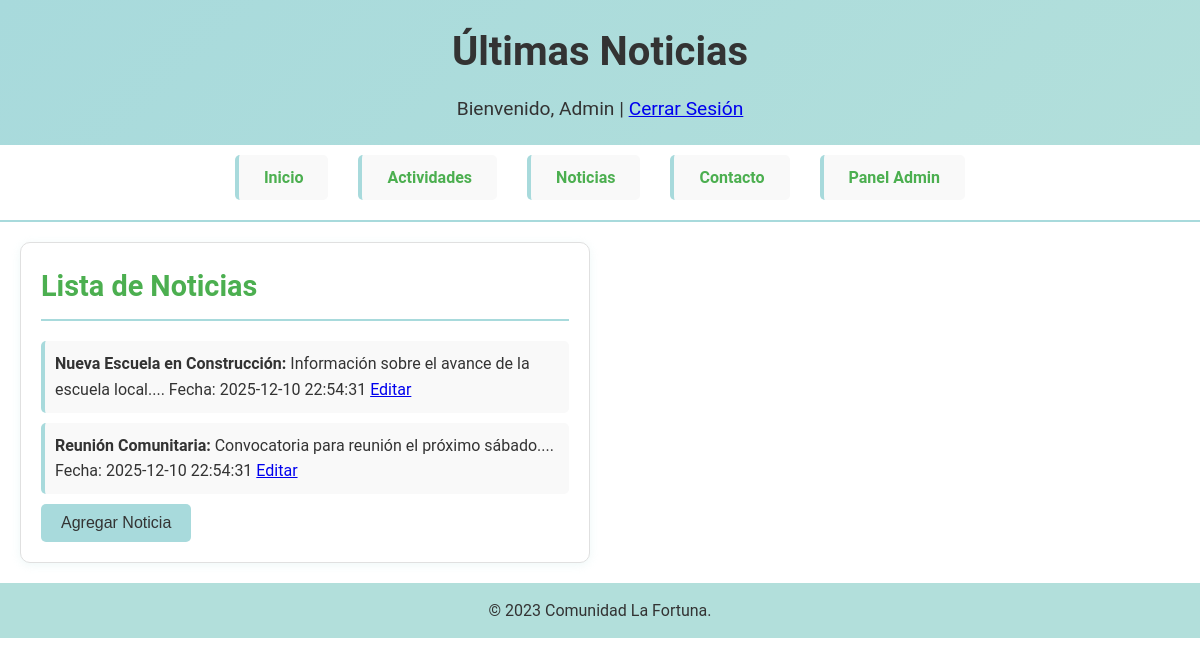
/noticias.php (signed in), run on the app's committed database.
### tables this page shows
CREATE TABLE noticia (
    id_noticia INT AUTO_INCREMENT PRIMARY KEY,
    titulo VARCHAR(200) NOT NULL,
    contenido TEXT,
    fecha TIMESTAMP DEFAULT CURRENT_TIMESTAMP,
    id_usuario INT,
    foto VARCHAR(255),   
    FOREIGN KEY (id_usuario) REFERENCES usuario(id_usuario) ON DELETE SET NULL
);

### noticias.php (the view, shortened to what this page needs)
<?php
include 'db.php';
$is_admin = ($_SESSION['rol'] == 'administrador');
?>
<!DOCTYPE html>
<html lang="es">
<head> <link rel="stylesheet" href="style.css">
    <link rel="stylesheet" href="style.css">
</head>
<body>
    <header>
        <h1>Últimas Noticias</h1>
        <p>Bienvenido, <?php echo htmlspecialchars($_SESSION['nombre']); ?> | <a href="logout.php">Cerrar Sesión</a></p>
    </header>
    <nav>
        <ul>
            <li><a href="index.php">Inicio</a></li>
            <li><a href="actividades.php">Actividades</a></li>
            <li><a href="noticias.php">Noticias</a></li>
            <li><a href="contacto.php">Contacto</a></li>
            <?php if ($is_admin): ?>
                <li><a href="admin_panel.php">Panel Admin</a></li>
            <?php endif; ?>
        </ul>
    </nav>
    <main>
        <section id="lista-noticias">
            <h2>Lista de Noticias</h2>
            <ul>
                <?php
                $sql = "SELECT id_noticia, titulo, contenido, fecha, foto FROM noticia ORDER BY fecha DESC";
                $result = $conn->query($sql);
                if ($result && $result->num_rows > 0) {
                    while ($row = $result->fetch_assoc()) {
                        echo "<li><strong>" . htmlspecialchars($row['titulo']) . ":</strong> " . htmlspecialchars(substr($row['contenido'], 0, 200)) . "... Fecha: " . htmlspecialchars($row['fecha']);
                        if ($is_admin) echo " <a href='edit_noticia.php?id=" . $row['id_noticia'] . "'>Editar</a>";
                        echo "</li>";
                    }
                } else {
                    echo "<li>No hay noticias.</li>";
                }
                ?>
            </ul>
            <?php if ($is_admin): ?>
                <a href="add_noticia.php"><button>Agregar Noticia</button></a>
            <?php endif; ?>
        </section>
    </main>
    <footer>
        <p>&copy; 2023 Comunidad La Fortuna.</p>
    </footer>
</body>
</html>

### style.css (style rules this page uses)
* { margin: 0; padding: 0; box-sizing: border-box; }
body { font-family: 'Roboto', Arial, sans-serif; line-height: 1.6; color: #333; background: #FFFFFF; min-height: 100vh; }
header { background: linear-gradient(135deg, #A8DADC 0%, #B2DFDB 100%); color: #333; padding: 20px; text-align: center; box-shadow: 0 4px 8px rgba(168, 218, 220, 0.3); }
header h1 { font-size: 2.5em; margin-bottom: 10px; }
header p { font-size: 1.2em; }
nav { background: #FFFFFF; padding: 10px 0; border-bottom: 2px solid #A8DADC; }
nav ul { list-style: none; display: flex; justify-content: center; flex-wrap: wrap; max-width: 1200px; margin: 0 auto; }
nav li { margin: 0 15px; }
nav a { color: #4CAF50; text-decoration: none; font-weight: bold; padding: 10px 15px; border-radius: 5px; transition: all 0.3s ease; }
main { padding: 20px; max-width: 1200px; margin: 0 auto; display: grid; grid-template-columns: 1fr 1fr; gap: 20px; }
section { background: #FFFFFF; padding: 20px; border-radius: 10px; box-shadow: 0 2px 10px rgba(168, 218, 220, 0.2); border: 1px solid #E0E0E0; }
section h2 { color: #4CAF50; margin-bottom: 20px; font-size: 1.8em; border-bottom: 2px solid #A8DADC; padding-bottom: 10px; }
ul { list-style: none; }
ul li { margin-bottom: 10px; padding: 10px; background: #F9F9F9; border-radius: 5px; border-left: 4px solid #A8DADC; }
button, input[type="submit"], input[type="button"] { background: #A8DADC; color: #333; border: none; padding: 10px 20px; border-radius: 5px; cursor: pointer; font-size: 1em; transition: all 0.3s ease; }
footer { background: #B2DFDB; color: #333; text-align: center; padding: 15px; }
section { animation: fadeIn 0.5s ease-in; }

### data on the page
noticia: titulo "Nueva Escuela en Construcción", contenido "Información sobre el avance de la escuela local.", fecha "2025-12-10 22:54:31"
noticia: titulo "Reunión Comunitaria", contenido "Convocatoria para reunión el próximo sábado.", fecha "2025-12-10 22:54:31"

### other printed values
$_SESSION['nombre'] "Admin"
